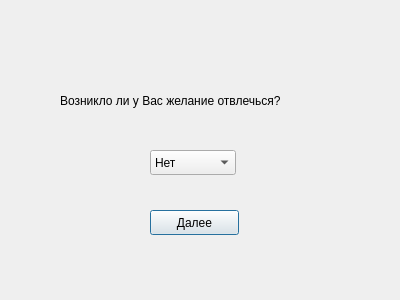
<?xml version="1.0" encoding="UTF-8"?>
<ui version="4.0">
 <class>Dialog</class>
 <widget class="QDialog" name="Dialog">
  <property name="geometry">
   <rect>
    <x>0</x>
    <y>0</y>
    <width>400</width>
    <height>300</height>
   </rect>
  </property>
  <property name="windowTitle">
   <string>Test</string>
  </property>
  <widget class="QLabel" name="label">
   <property name="geometry">
    <rect>
     <x>60</x>
     <y>10</y>
     <width>301</width>
     <height>181</height>
    </rect>
   </property>
   <property name="text">
    <string>Возникло ли у Вас желание отвлечься?</string>
   </property>
  </widget>
  <widget class="QComboBox" name="AnswercomboBox">
   <property name="geometry">
    <rect>
     <x>150</x>
     <y>150</y>
     <width>86</width>
     <height>25</height>
    </rect>
   </property>
   <item>
    <property name="text">
     <string>Нет</string>
    </property>
   </item>
   <item>
    <property name="text">
     <string>Да</string>
    </property>
   </item>
  </widget>
  <widget class="QPushButton" name="pushButton">
   <property name="geometry">
    <rect>
     <x>150</x>
     <y>210</y>
     <width>89</width>
     <height>25</height>
    </rect>
   </property>
   <property name="text">
    <string>Далее</string>
   </property>
  </widget>
 </widget>
 <resources/>
 <connections/>
</ui>
